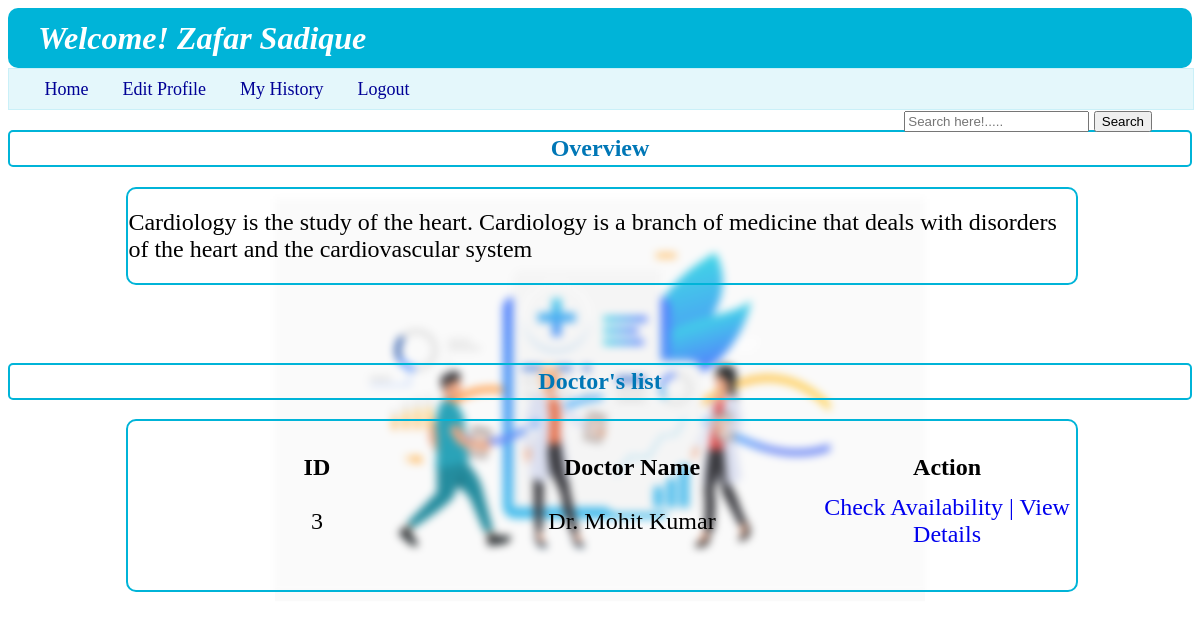
Page /department_details/1/CAR101 on the committed database.
### backend/models.py (models this page shows)
class User_Info(db.Model):
    __tablename__ = "user_info"
    id=db.Column(db.Integer,primary_key=True,autoincrement=True)
    full_name=db.Column(db.String,nullable=False)
    email=db.Column(db.String,unique=True,nullable=False)
    password=db.Column(db.String,nullable=False)
    role=db.Column(db.Integer,default=1)
    is_blacklist=db.Column(db.Integer,default=0)
    appointments=db.relationship("Appointments",cascade="all,delete",backref="user_info",lazy=True)

class Department(db.Model):
    __tablename__ = "department"
    id=db.Column(db.String,primary_key=True,nullable=False)
    specialization=db.Column(db.String,nullable=False)
    description=db.Column(db.String,nullable=False)
    doctor=db.relationship("Doctor_Info",cascade="all,delete",backref="department",lazy=True)

class Doctor_Info(db.Model):
    __tablename__ = "doctor_info"
    id=db.Column(db.Integer,primary_key=True)
    full_name=db.Column(db.String,nullable=False)
    email=db.Column(db.String,unique=True,nullable=False)
    password=db.Column(db.String,nullable=False)
    dept_id=db.Column(db.String,db.ForeignKey("department.id"),nullable=False)
    experience=db.Column(db.Integer,nullable=False)
    bio=db.Column(db.String,nullable=False)
    is_blacklist=db.Column(db.Integer,default=0)
    appointments=db.relationship("Appointments",cascade="all,delete",backref="doctor_info",lazy=True)
    availability=db.relationship("Availability",cascade="all,delete",backref="doctor_info",lazy=True)

### backend/controllers.py (the view)
@app.route("/department_details/<u_id>/<d_id>")
def department_details(u_id,d_id):
    d=Department.query.filter(Department.id==d_id).first()
    doctors=Doctor_Info.query.filter(Doctor_Info.dept_id==d_id).all()
    name=u_get(u_id,"name","user")
    return render_template("user_department_details.html",doctor_list=doctors,department=d,usern=name,u_id=u_id)

### backend/controllers.py (called while the page is built)
def u_get(u_id, operation,who_m):
    u = User_Info.query.filter_by(id=u_id,role=1).first()
    d = Doctor_Info.query.filter_by(id=u_id).first()
    if who_m=="doctor" and d:
        if operation == "name":
            return d.full_name
        elif operation == "email":
            return d.email
    elif who_m=="user" and u:
        if operation == "name":
            return u.full_name
        elif operation == "email":
            return u.email
    return "No name"

### templates/user_department_details.html
{%extends "user_layout.html"%}
{%block content%}
            <span class="nav_a" style="position: absolute; right: 10px;">
                <form action="/dept_detail_search_bar/{{u_id}}/{{department.id}}" method="POST">
                    <input type="text" id="search_by_name" name="search_by_name" placeholder="Search here!.....">
                    <button type="submit">Search</button>
                </form>
            </span>
    <h2 style="text-align: center; font-weight: bold; border: 2px solid rgb(0, 180, 216);padding: 3px; color: rgb(0,119,182); border-radius: 5px; ">Overview</h2>
    <div class="login_panel" style="width: 80%; margin-left: 10%;">
        {%if department%}
        <h2 style="font-weight: 300;">{{department.description}}</h2>
    </div>
    <br>
    <h2 style="text-align: center; font-weight: bold; border: 2px solid rgb(0, 180, 216);padding: 3px; color: rgb(0,119,182); border-radius: 5px; ">Doctor's list</h2>
    <div class="login_panel" style="width: 80%; margin-left: 10%;">
        <table class="table_user_dashboard">
            <thead style="margin: 10px;">
                <th>ID</th>
                <th>Doctor Name</th>
                <th>Action</th>
            </thead>
            <tbody>
                {%for doctor in doctor_list%}
                <tr>
                    <td>{{doctor.id}}</td>
                    <td>{{doctor.full_name}}</td>
                    <td><a href="{{url_for('appointment_form',doc_id=doctor.id,u_id=u_id)}}">Check Availability  |  </a><a href="{{url_for('doc_details',u_id=u_id,doc_id=doctor.id,d_id=department.id)}}">View Details</a></td>
                </tr>
                {%endfor%}
            </tbody>
        </table>
    </div>
    {%else%}
    <h3>---Not Available---</h3>
    {%endif%}
{%endblock%}

### templates/user_layout.html (shortened to what this page needs)
<!DOCTYPE html>
<html lang="en">
<head>
    <link rel="stylesheet" href="/static/style.css">
</head>
<body style="background-image: url('/static/image/4950247_19834.svg');">
    <header>
        <div>
            <h1 class="wel"><i><b>Welcome! {{usern}}</b></i></h1>
        </div>
        <nav class="nav">
            <a class="nav_a" href="{{url_for('user_dashboard',u_id=u_id)}}" style="margin-left: 3%;">Home</a>
            <a class="nav_a" href="/edit_user_profile/{{u_id}}">Edit Profile</a>
            <a class="nav_a" href="/user_hist/{{u_id}}">My History</a>
            <a class="nav_a" href="/login">Logout</a>
        </nav>
    </header>
    {%block content%}
    {%endblock%}
</body>
</html>

### static/style.css (style rules this page uses)
body { background-image: url("https://static.vecteezy.com/system/resources/thumbnails/002/072/163/small_2x/doctor-injecting-coronavirus-vaccine-to-a-patient-concept-free-vector.jpg"); background-repeat: no-repeat; background-size: 650px 650px; background-position: center; background-attachment: fixed; filter: saturate(1.0); z-index: -4; backdrop-filter: blur(4px); }
.wel { height: 60px; align-content: center; color: white; background-color: rgb(0, 180, 216); border-radius: 10px; margin: 0px; padding-left: 30px; }
.login_panel { height: auto; width: 60%; margin: 10px 20% 40px 20%; border: 2px double rgb(0, 180, 216); border-radius: 10px; }
.nav { height: 40px; width: 100%; background-color: rgba(202,240,248,0.5); border: 1px solid rgb(202, 240, 248); align-content: center; }
.nav_a { color: rgb(0,0,150); font-size: large; margin-right: 30px; text-decoration: none; }
.table_user_dashboard { align-content: center; margin: 30px; font-size: x-large; }
table { width: 100%; table-layout: fixed; }
td { text-align: center; padding: 10px; }
a { text-decoration: none; }

### rows in the picture
User_Info: full_name "Zafar Sadique"
Department: description "Cardiology is the study of the heart. Cardiology is a branch of medicine that deals with disorders of the heart and the cardiovascular system"
Doctor_Info: id "3", full_name "Dr. Mohit Kumar"
